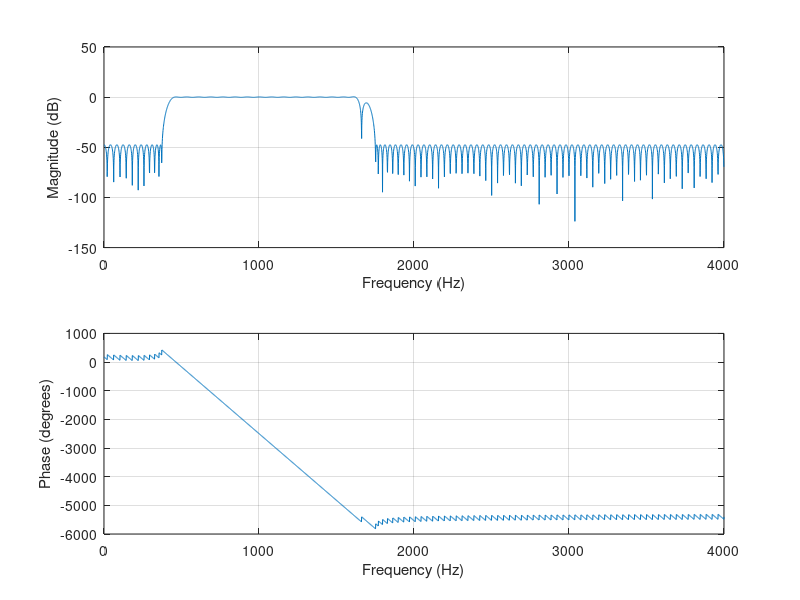

Here is the MATLAB script that generated this plot:
F=[375,450,1600,1750];
Fs=8000;
rp=0.4;
A=[0 1 0];
DEV=[10^(-48/20) (10^(rp/20)-1)/(10^(rp/20)+1) 10^(-48/20)];
[N,Fo,Ao,W]=firpmord(F,A,DEV,Fs);
N=N;
B=firpm(N,Fo,Ao,W);
freqz(B,1,4096,Fs);
fid=fopen('fir_coef.txt','w');
fprintf(fid,'double b[]={');
fprintf(fid,'%.10e,\t',B);
fprintf(fid,'};\n');
%fprintf(fid,'#define N %d',length(B));
fclose(fid);
